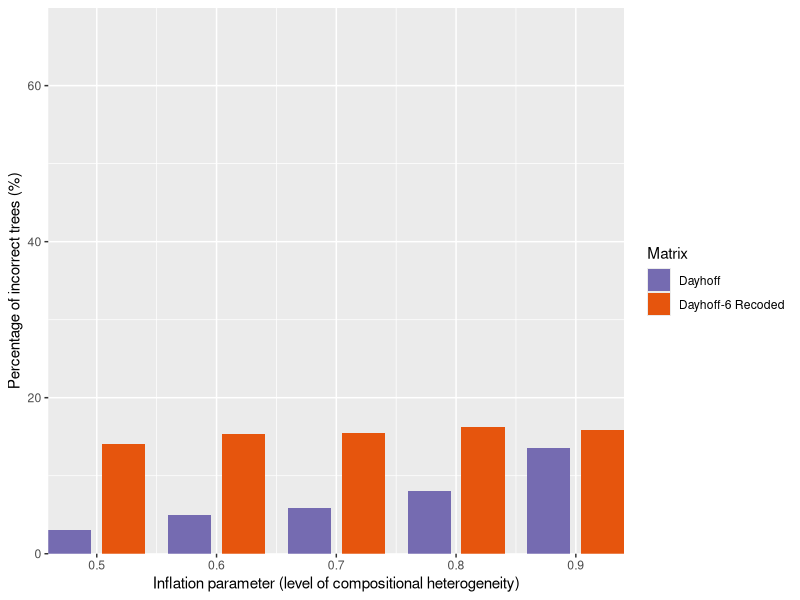

Reproduce this figure in R.
data <- read.csv('comp_het_2000.5.9_proportion.csv')
data$proportion <- data$proportion*100
names(data)[3]<-"percent"
library(ggplot2)
b <- ggplot(data, aes(x=inflation.parameter, y=percent)) + geom_bar(aes(fill=type), stat = "identity", position=position_dodge2(preserve = c("total"), padding = 0.2)) 
b + scale_x_continuous(name="Inflation parameter (level of compositional heterogeneity)", breaks =c(0.5, 0.6, 0.7, 0.8, 0.9), label=c("0.5","0.6","0.7", "0.8", "0.9"), expand = c(0, 0)) + scale_y_continuous(name="Percentage of incorrect trees (%)", expand = c(0, 0), limits=c(0,70)) + labs(fill="Matrix") + scale_fill_manual(values=c("#756bb1","#e6550d"))
